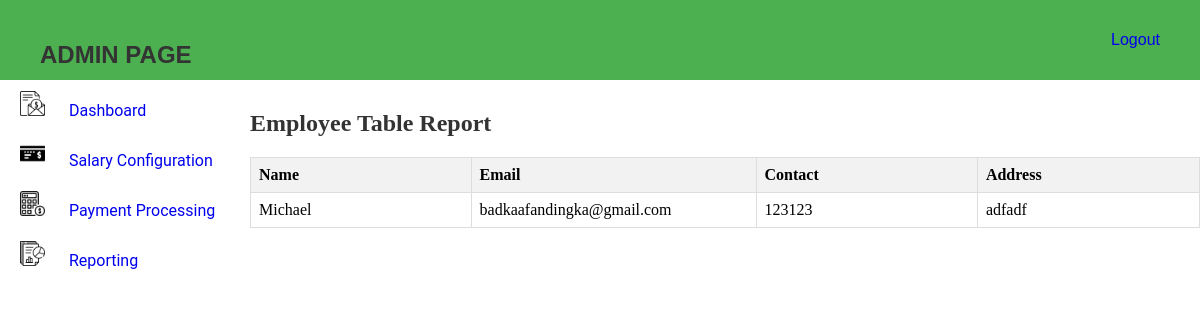
Before: /reporting with the older database file.
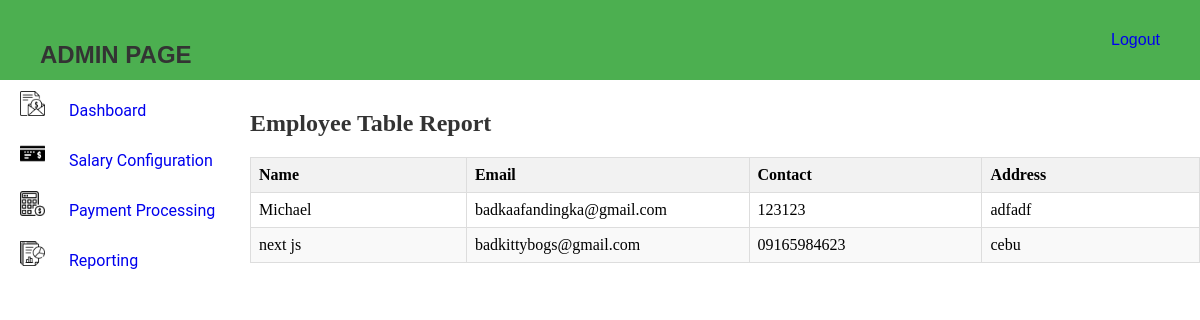
After: the same page with the newer database file.
### myapp/models.py (models this page shows, shortened)
class Employee(AbstractUser):
    name = models.CharField(max_length=255)
    email = models.EmailField()
    contact = models.CharField(max_length=15)
    address = models.TextField()
    username = models.CharField(max_length=255, unique=True)
    password = models.CharField(max_length=128)
    groups = models.ManyToManyField('auth.Group', related_name='employee_groups', blank=True)
    user_permissions = models.ManyToManyField('auth.Permission', related_name='employee_permissions', blank=True)

### myapp/views.py (the view)
# urls.py: path("reporting", views.reporting, name="reporting"),
def reporting(request):
    employees = Employee.objects.all()
    return render(request, "admin-view/reporting/reporting.html", {
         'employees' : employees
    })

### myapp/templates/admin-view/reporting/reporting.html (shortened to what this page needs)
{% load static %}
<!DOCTYPE html>
<html lang="en">
<head>
    <link rel="stylesheet" href="{% static 'css/navbar.css' %}">
    <link rel="stylesheet" href="{% static 'css/admin.css' %}">
    <link rel="stylesheet" href="{% static 'css/reporting.css' %}">
</head>
<body>
    <div class="admin-header">
        <h2>ADMIN PAGE</h2>
        <a href="{% url 'user_login' %}">Logout</a>
    </div>
    <div class="page-content">
        <aside class="aside-content">
            <ul class="aside-nav">
                <li class="aside-nav-items">
                    <a href="{% url 'admin_view' %}">
                        <img class="sidenav-logo" src="{% static 'images/salary.png' %}" alt="logo">
                        Dashboard
                    </a>
                </li>
                <li class="aside-nav-items">
                    <a href="{% url 'salary_config' %}">
                        <img class="sidenav-logo" src="{% static 'images/bank-check.png' %}" alt="logo">
                        Salary Configuration
                    </a>
                </li>
                <li class="aside-nav-items">
                    <a href="{% url 'payment_proc' %}">
                        <img class="sidenav-logo" src="{% static 'images/calculator.png' %}" alt="logo">
                        Payment Processing
                    </a>
                </li>
                <li class="aside-nav-items">
                    <a href="{% url 'reporting' %}">
                        <img class="sidenav-logo" src="{% static 'images/report.png' %}" alt="logo">
                        Reporting
                    </a>
                </li>
            </ul>
        </aside>
        <section class="dashboard-content">
            <h2>Employee Table Report</h2>
            <table>
                <thead>
                    <tr>
                        <th>Name</th>
                        <th>Email</th>
                        <th>Contact</th>
                        <th>Address</th>
                    </tr>
                </thead>
                <tbody>
                    {% for employee in employees %}
                        <tr>
                            <td>{{ employee.name }}</td>
                            <td>{{ employee.email }}</td>
                            <td>{{ employee.contact }}</td>
                            <td>{{ employee.address }}</td>
                        </tr>
                    {% endfor %}
                </tbody>
            </table>
        </section>
    </div>
</body>
</html>

Changed rows visible on the page:
added Employee: name "next js", email "badkittybogs@gmail.com", contact "09165984623", address "cebu"
